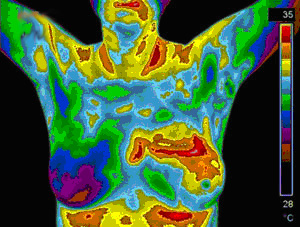
%> input picture sample.png, 300 x 227 px
$ octave work.m   (GNU Octave 9; MATLAB toolbox functions it lacks are replaced by stand-ins)
%> lines starting %> are read from the running program, lines starting %| are printed output that depends on the picture
IM = rgb2gray(imread('sample.png'));
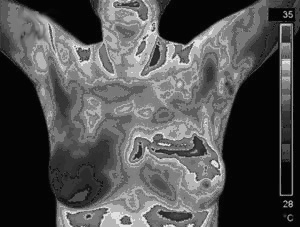
%> IM: size 227x300 uint8; min 0, max 237, mean 80.6
figure
imshow(IM)

% https://www.mathworks.com/help/images/ref/edge.html
BW = edge(IM, 'canny');
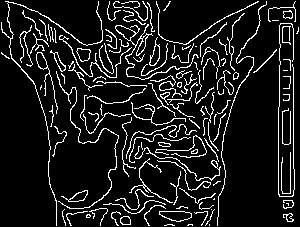
%> BW: size 227x300 logical; 10.7% white in thin lines or dots

figure
imshow(BW)

% https://www.mathworks.com/help/images/hough-transform.html
[H,theta,rho] = hough(BW);
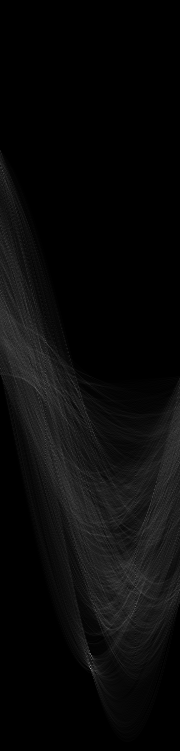
%> H: size 751x180 double; min 0, max 150, mean 9.7
%> theta = 180 values from -90 to 89; rho = 751 values from -375 to 375

figure
imshow(imadjust(rescale(H)),[],...
       'XData',theta,...
       'YData',rho,...
       'InitialMagnification','fit');
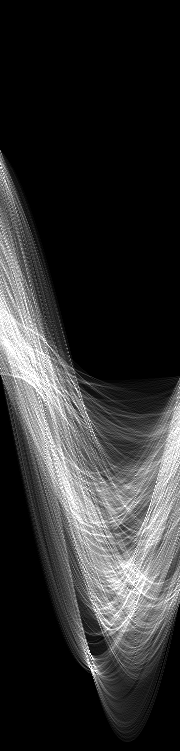
%> displayed picture: size 751x180, on the screen's scale of 0 to 255; min 0, max 255, mean 48.2
xlabel('\theta (degrees)')
ylabel('\rho')
axis on
axis normal
hold on
colormap(gca,hot)

P = houghpeaks(H,5,'threshold',ceil(0.3*max(H(:))));
%> P = [669 91; 607 136; 656 92; 388 36; 389 46]

x = theta(P(:,2));
%> x = [0 45 1 -55 -45]
y = rho(P(:,1));
%> y = [293 231 280 12 13]
plot(x,y,'s','color','black');
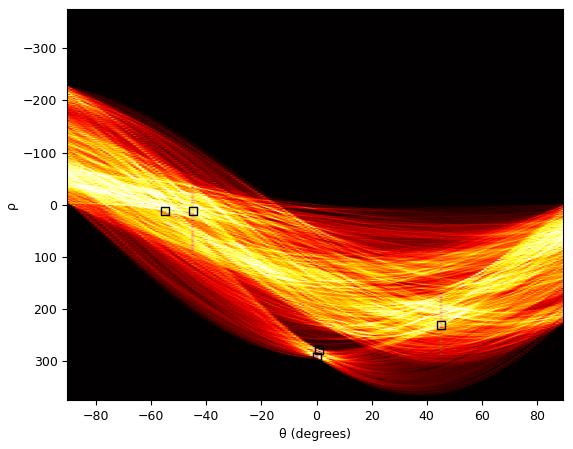
%> figure redrawn from the program's plot data

lines = houghlines(BW,theta,rho,P,'FillGap',5,'MinLength',7);
%> lines = 13 lines; longest, point1 to point2 (x, y): (294, 68) to (294, 169), (37, 12) to (87, 46), (280, 33) to (280, 89), (161, 143) to (192, 173), (279, 108) to (279, 146), (255, 73) to (281, 48)

figure, imshow(IM), hold on
max_len = 0;
for k = 1:length(lines)
   xy = [lines(k).point1; lines(k).point2];
   plot(xy(:,1),xy(:,2),'LineWidth',2,'Color','green');

   % Plot beginnings and ends of lines
   plot(xy(1,1),xy(1,2),'x','LineWidth',2,'Color','yellow');
   plot(xy(2,1),xy(2,2),'x','LineWidth',2,'Color','red');

   % Determine the endpoints of the longest line segment
   len = norm(lines(k).point1 - lines(k).point2);
   if ( len > max_len)
      max_len = len;
      xy_long = xy;
   end
end
%> this loop made 13 passes
%> (len, max_len, xy_long) on passes 1 to 2: (31, 31, [294 29; 294 60]), (101, 101, [294 68; 294 169])
%> (xy, len) on passes 3 to 8: ([136 192; 144 185], 10.63), ([166 162; 178 151], 16.28), ([255 73; 281 48], 36.07), ([279 108; 279 146], 38), ([280 33; 280 89], 56), ([37 12; 87 46], 60.46)
% highlight the longest line segment
plot(xy_long(:,1),xy_long(:,2),'LineWidth',2,'Color','red');
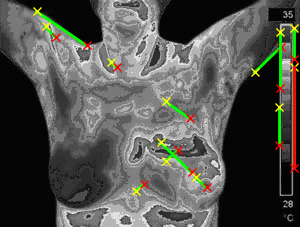
%> figure redrawn from the program's plot data

% https://www.mathworks.com/help/stats/skewness.html
S = skewness(H);
%> S = 180 values, max 2.39 at index 91, min 1.09 at index 101, mean 1.33

% https://www.mathworks.com/help/stats/kurtosis.html
K = kurtosis(H);
%> K = 180 values, max 13.98 at index 91, min 2.74 at index 162, mean 3.66
